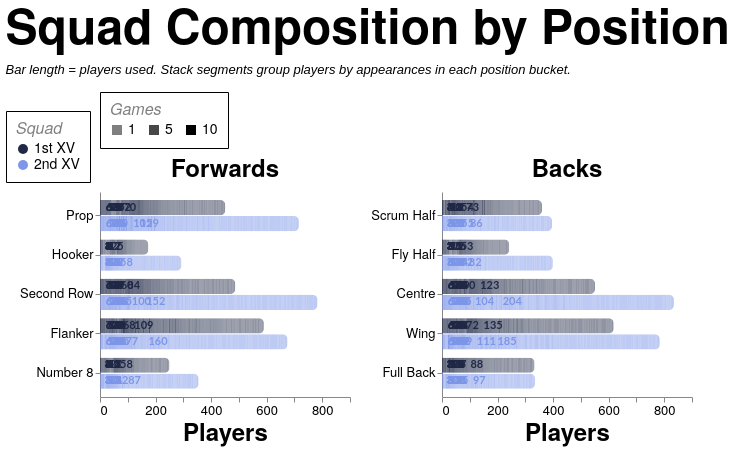

Vega-Lite specification stored for this chart:
### Vega-Lite specification from a JSON file in a GitHub repository (floating-point values rounded to 4 significant figures; data arrays with more than 128 entries replaced by an {"elided": "..."} marker saying what was removed)
{"config": {"axis": {"labelFont": "PT Sans Narrow, Helvetica Neue, Helvetica, Arial, sans-serif", "titleFont": "PT Sans Narrow, Helvetica Neue, Helvetica, Arial, sans-serif", "labelFontSize": 13, "titleFontSize": 24, "gridColor": "#202947", "gridOpacity": 0.2, "zindex": 1}, "text": {"font": "Lato, sans-serif"}, "bar": {"cornerRadiusEnd": 5}, "header": {"labelFont": "PT Sans Narrow, Helvetica Neue, Helvetica, Arial, sans-serif", "titleFont": "PT Sans Narrow, Helvetica Neue, Helvetica, Arial, sans-serif", "labelFontSize": 24, "titleFontSize": 28, "labelFontWeight": "bold", "orient": "left"}, "legend": {"labelFont": "PT Sans Narrow, Helvetica Neue, Helvetica, Arial, sans-serif", "titleFont": "PT Sans Narrow, Helvetica Neue, Helvetica, Arial, sans-serif", "labelFontSize": 14, "titleFontSize": 16, "titlePadding": 5, "fillColor": "white", "strokeColor": "black", "padding": 10, "titleFontWeight": "lighter", "titleFontStyle": "italic", "titleColor": "gray", "offset": 10}, "title": {"font": "PT Sans Narrow, Helvetica Neue, Helvetica, Arial, sans-serif", "fontSize": 48, "fontWeight": "bold", "anchor": "start", "align": "center", "titlePadding": 20, "subtitlePadding": 10, "subtitleFontSize": 13, "subtitleColor": "", "subtitleFontStyle": "italic", "offset": 15, "color": "black"}, "axisX": {"labelAngle": 0}, "facet": {"title": null, "header": null, "align": {"row": "each", "column": "each"}, "spacing": 10}, "resolve": {"scale": {"y": "independent", "facet": "independent"}}, "background": "transparent", "scale": {"offsetBandPaddingOuter": 0.2, "offsetBandPaddingInner": 0.1}, "view": {"stroke": null, "background": "transparent"}}, "data": {"name": "data-f025ed4bd4c37867f99757e30af9f366"}, "facet": {"column": {"field": "unit", "sort": ["Forwards", "Backs"], "title": null, "type": "nominal"}}, "spec": {"layer": [{"mark": {"type": "bar"}, "encoding": {"color": {"field": "squad", "legend": {"labelExpr": "datum.value + ' XV'", "orient": "bottom-right", "title": "Squad"}, "scale": {"domain": ["1st", "2nd"], "range": ["#202946", "#7d96e8"]}, "type": "nominal"}, "detail": {"field": "games", "type": "quantitative"}, "opacity": {"field": "games", "legend": {"orient": "top", "title": "Games", "titleOrient": "top", "values": [1, 5, 10]}, "scale": {"domain": [1, 10], "range": [0.5, 1]}, "type": "quantitative"}, "order": {"field": "games", "sort": "descending", "type": "quantitative"}, "tooltip": [{"field": "season", "title": "Season", "type": "nominal"}, {"field": "squad", "title": "Squad", "type": "nominal"}, {"field": "unit", "title": "Unit", "type": "nominal"}, {"field": "position", "title": "Position", "type": "nominal"}, {"field": "players", "title": "Players", "type": "quantitative"}, {"field": "games", "title": "Appearances per player", "type": "quantitative"}, {"field": "singlePlayer", "title": "Player", "type": "nominal"}], "x": {"axis": {"grid": false, "tickMinStep": 1}, "field": "players", "stack": "zero", "title": "Players", "type": "quantitative"}, "y": {"field": "position", "sort": {"field": "position_order", "op": "min", "order": "ascending"}, "title": null, "type": "nominal"}, "yOffset": {"field": "squad", "scale": {"paddingInner": 0.05, "paddingOuter": 0.01}, "sort": ["1st", "2nd"], "type": "nominal"}}}, {"mark": {"type": "text", "align": "left", "baseline": "middle", "dx": 4, "fontSize": 11, "fontWeight": "bold"}, "encoding": {"color": {"field": "squad", "legend": {"labelExpr": "datum.value + ' XV'", "orient": "bottom-right", "title": "Squad"}, "scale": {"domain": ["1st", "2nd"], "range": ["#202946", "#7d96e8"]}, "type": "nominal"}, "text": {"field": "total_players", "format": ".0f", "type": "quantitative"}, "tooltip": [{"field": "season", "title": "Season", "type": "nominal"}, {"field": "countModeLabel", "title": "Position Count Mode", "type": "nominal"}, {"field": "squad", "title": "Squad", "type": "nominal"}, {"field": "unit", "title": "Unit", "type": "nominal"}, {"field": "position", "title": "Position", "type": "nominal"}, {"field": "total_players", "title": "Total Players", "type": "quantitative"}, {"field": "singlePlayer", "title": "Player", "type": "nominal"}], "x": {"axis": {"grid": false, "tickMinStep": 1}, "field": "total_players", "type": "quantitative"}, "y": {"field": "position", "sort": {"field": "position_order", "op": "min", "order": "ascending"}, "title": null, "type": "nominal"}, "yOffset": {"field": "squad", "scale": {"paddingInner": 0.05, "paddingOuter": 0.01}, "sort": ["1st", "2nd"], "type": "nominal"}}, "transform": [{"aggregate": [{"op": "sum", "field": "players", "as": "total_players"}], "groupby": ["season", "countMode", "countModeLabel", "squad", "unit", "position", "position_order"]}]}], "height": {"step": 16}, "width": 250}, "resolve": {"scale": {"x": "shared", "y": "independent"}}, "spacing": 20, "title": {"text": "Squad Composition by Position", "subtitle": ["Bar length = players used. Stack segments group players by appearances in each position bucket."]}, "$schema": "https://vega.github.io/schema/vega-lite/v5.20.1.json", "datasets": {"data-f025ed4bd4c37867f99757e30af9f366": {"elided": "5092 records"}}}
